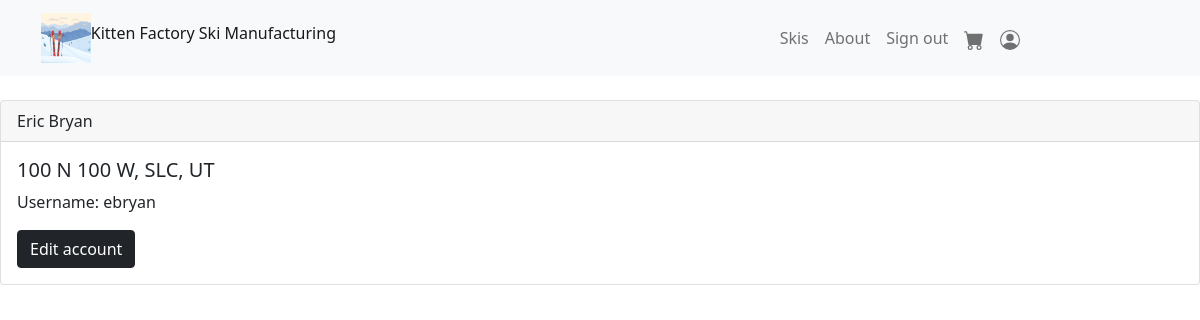
The page /acc_manage/account.php (signed in) on the database its author committed.
### tables this page shows
CREATE TABLE customer (
	customer_id INT(11) NOT NULL AUTO_INCREMENT,
	first_name VARCHAR(50) NOT NULL,
	last_name VARCHAR(50) NOT NULL,
	address VARCHAR(100) NOT NULL,
	username VARCHAR(100) UNIQUE NOT NULL,
	password VARCHAR(100) NOT NULL,
	PRIMARY KEY(customer_id)
);

### acc_manage/account.php (the view, shortened to what this page needs)
<!DOCTYPE html>
<html lang="en">
<head>
    <link href="https://cdn.jsdelivr.net/npm/bootstrap@5.1.3/dist/css/bootstrap.min.css" rel="stylesheet">
    <?php
        include_once "../home/home.php";
    ?>
</head>
<body>
    <?php
$sn = "localhost:8889";
$un = "root";
$pw = "root";
$db = "kitten_factory";
$user = $_SESSION['username'];
try {
    $conn = new PDO("mysql:host=$sn;dbname=$db", $un,$pw);
    $conn->setAttribute(PDO::ATTR_ERRMODE,PDO::ERRMODE_EXCEPTION);
    $res = $conn->query("SELECT * FROM customer where username = '$user'")->fetch(PDO::FETCH_ASSOC);
    echo "<br>";
    echo <<<_end
        <div class="card">
        <div class="card-header">
        $res[first_name] $res[last_name]
        </div>
        <div class="card-body">
        <h5 class="card-title">$res[address]</h5>
        <p class="card-text">Username: $res[username]</p>
        <a href="#" class="btn btn-dark">Edit account</a>
        </div>
    </div>
    _end;
}
catch (PDOException $e){
    echo "Connection failed: " .$e->getMessage();
    }
    ?>
</body>
</html>

### rows shown on the page
customer: first_name "Eric", last_name "Bryan", address "100 N 100 W, SLC, UT", username "ebryan"
